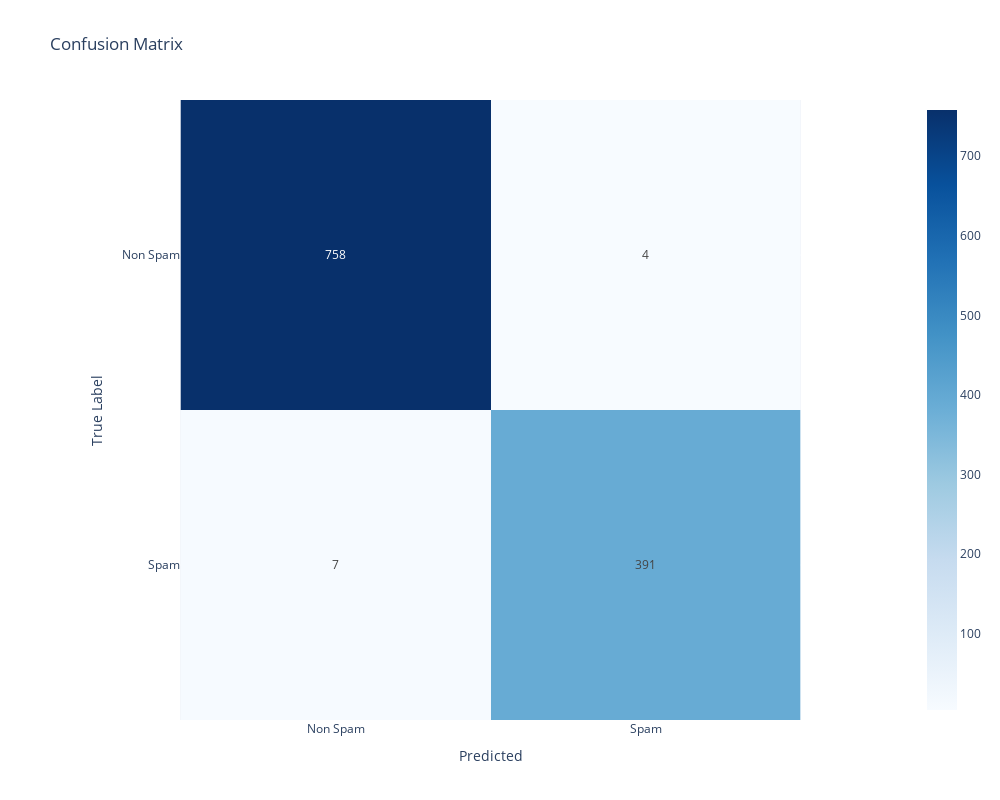

The notebook cell saved with this chart:
### Code cell
baseline_model.results_report(class_labels)

### Figure 1 — Plotly figure (JSON) as saved in the notebook; plotly's stock layout.template omitted (floating-point values rounded to 4 significant figures)
{"data": [{"coloraxis": "coloraxis", "hovertemplate": "Predicted: %{x}<br>True Label: %{y}<br>color: %{z}<extra></extra>", "name": "0", "texttemplate": "%{z}", "type": "heatmap", "x": ["Non Spam", "Spam"], "xaxis": "x", "y": ["Non Spam", "Spam"], "yaxis": "y", "z": [[758, 4], [7, 391]]}], "layout": {"coloraxis": {"colorscale": [[0, "rgb(247,251,255)"], [0.125, "rgb(222,235,247)"], [0.25, "rgb(198,219,239)"], [0.375, "rgb(158,202,225)"], [0.5, "rgb(107,174,214)"], [0.625, "rgb(66,146,198)"], [0.75, "rgb(33,113,181)"], [0.875, "rgb(8,81,156)"], [1, "rgb(8,48,107)"]]}, "height": 800, "title": {"text": "Confusion Matrix"}, "width": 1000, "xaxis": {"anchor": "y", "constrain": "domain", "domain": [0, 1], "scaleanchor": "y", "title": {"text": "Predicted"}}, "yaxis": {"anchor": "x", "autorange": "reversed", "constrain": "domain", "domain": [0, 1], "title": {"text": "True Label"}}}}
